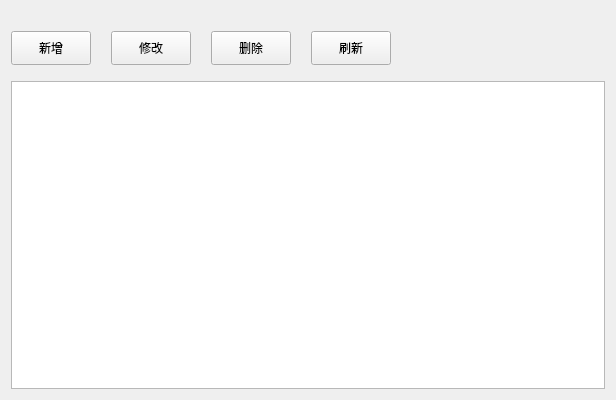
<?xml version="1.0" encoding="UTF-8"?>
<ui version="4.0">
 <class>SysTowerSeat</class>
 <widget class="QWidget" name="SysTowerSeat">
  <property name="geometry">
   <rect>
    <x>0</x>
    <y>0</y>
    <width>616</width>
    <height>400</height>
   </rect>
  </property>
  <property name="windowTitle">
   <string>Form</string>
  </property>
  <layout class="QVBoxLayout" name="verticalLayout_2">
   <item>
    <layout class="QVBoxLayout" name="verticalLayout">
     <item>
      <layout class="QHBoxLayout" name="horizontalLayout">
       <property name="spacing">
        <number>20</number>
       </property>
       <property name="topMargin">
        <number>20</number>
       </property>
       <property name="bottomMargin">
        <number>10</number>
       </property>
       <item>
        <widget class="QPushButton" name="btn_insert">
         <property name="minimumSize">
          <size>
           <width>0</width>
           <height>34</height>
          </size>
         </property>
         <property name="text">
          <string>新增</string>
         </property>
        </widget>
       </item>
       <item>
        <widget class="QPushButton" name="btn_update">
         <property name="minimumSize">
          <size>
           <width>0</width>
           <height>34</height>
          </size>
         </property>
         <property name="text">
          <string>修改</string>
         </property>
        </widget>
       </item>
       <item>
        <widget class="QPushButton" name="btn_delete">
         <property name="minimumSize">
          <size>
           <width>0</width>
           <height>34</height>
          </size>
         </property>
         <property name="text">
          <string>删除</string>
         </property>
        </widget>
       </item>
       <item>
        <widget class="QPushButton" name="btn_refresh">
         <property name="minimumSize">
          <size>
           <width>0</width>
           <height>34</height>
          </size>
         </property>
         <property name="text">
          <string>刷新</string>
         </property>
        </widget>
       </item>
       <item>
        <spacer name="horizontalSpacer">
         <property name="orientation">
          <enum>Qt::Horizontal</enum>
         </property>
         <property name="sizeHint" stdset="0">
          <size>
           <width>40</width>
           <height>20</height>
          </size>
         </property>
        </spacer>
       </item>
      </layout>
     </item>
     <item>
      <widget class="QTableWidget" name="tableWidget">
       <property name="frameShape">
        <enum>QFrame::StyledPanel</enum>
       </property>
       <property name="verticalScrollBarPolicy">
        <enum>Qt::ScrollBarAsNeeded</enum>
       </property>
       <property name="horizontalScrollBarPolicy">
        <enum>Qt::ScrollBarAsNeeded</enum>
       </property>
       <property name="sizeAdjustPolicy">
        <enum>QAbstractScrollArea::AdjustIgnored</enum>
       </property>
       <property name="editTriggers">
        <set>QAbstractItemView::NoEditTriggers</set>
       </property>
       <property name="alternatingRowColors">
        <bool>true</bool>
       </property>
       <property name="selectionMode">
        <enum>QAbstractItemView::SingleSelection</enum>
       </property>
       <property name="selectionBehavior">
        <enum>QAbstractItemView::SelectRows</enum>
       </property>
       <property name="verticalScrollMode">
        <enum>QAbstractItemView::ScrollPerPixel</enum>
       </property>
       <attribute name="horizontalHeaderMinimumSectionSize">
        <number>40</number>
       </attribute>
       <attribute name="horizontalHeaderDefaultSectionSize">
        <number>300</number>
       </attribute>
       <attribute name="horizontalHeaderStretchLastSection">
        <bool>true</bool>
       </attribute>
       <attribute name="verticalHeaderVisible">
        <bool>false</bool>
       </attribute>
       <attribute name="verticalHeaderMinimumSectionSize">
        <number>24</number>
       </attribute>
       <attribute name="verticalHeaderDefaultSectionSize">
        <number>40</number>
       </attribute>
      </widget>
     </item>
    </layout>
   </item>
  </layout>
 </widget>
 <resources/>
 <connections/>
</ui>
